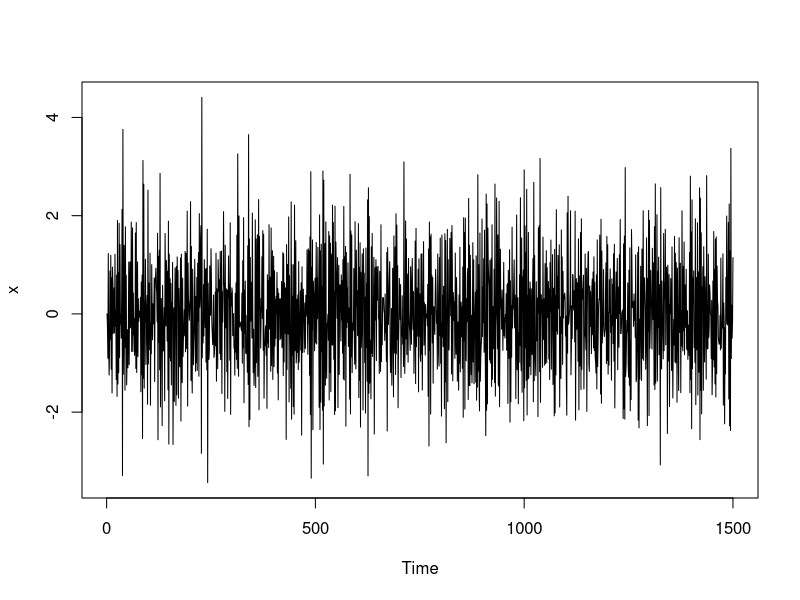
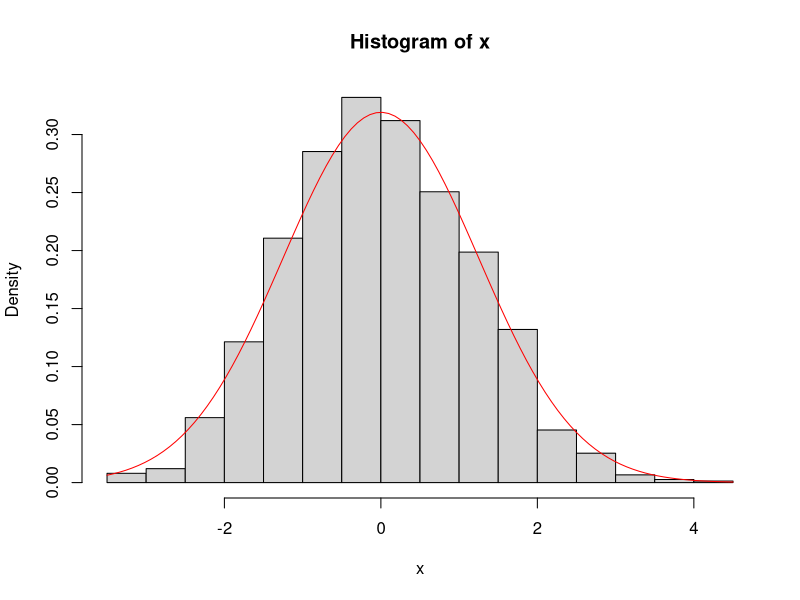

The R script that drew these images, in order:
set.seed(38)

n = 1500
x = numeric(n)
phi = -0.6

for (i in 2:n) {
  x[i] = rnorm(1, mean=phi*x[i-1], sd=1.0)
}

plot.ts(x)

hist(x,freq = FALSE)
curve(dnorm(x,mean=0,sd=sqrt(1/(1-phi^2))),col="red",add=TRUE)

sta = matrix(c(0,0.3,1,0.7),ncol = 2)

#Markov chain simulation
#start at either coin is fair or loaded
#Then for i=1,..,m,propose candidate theta* to be the other state as thetai-1
#choose g(theta) to be joint distribution, q(theta) to be 1
#then alpha = g(theta*)*/g(thetai-1)


